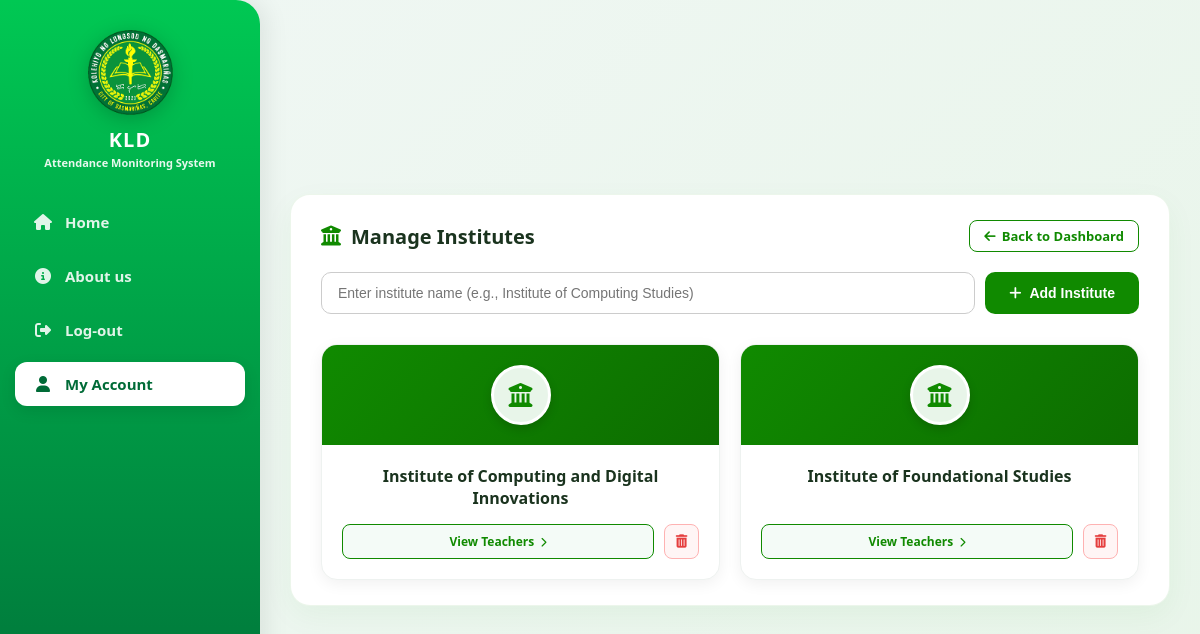
The page /manage_teachers.php (signed in) on the database its author committed.
### tables this page shows
CREATE TABLE `institutes` (
  `id` int(11) NOT NULL,
  `institute_name` varchar(255) NOT NULL
);

### manage_teachers.php (the view, shortened to what this page needs)
<?php
require_once 'db_connect.php';
$institutes_result = $conn->query("SELECT * FROM institutes");
?>
<!DOCTYPE html>
<html lang="en">
<head>
    <link rel="stylesheet" href="https://cdnjs.cloudflare.com/ajax/libs/font-awesome/6.4.0/css/all.min.css">
    <link rel="stylesheet" href="style.css?v=<?php echo time(); ?>">
</head>
<body>
    <nav>
        <div class="logo-container">
            <img src="kld-logo.png" alt="KLD Logo" class="sidebar-logo">
            <h3 class="brand-title">KLD</h3>
            <span class="brand-subtitle">Attendance Monitoring System</span>
        </div>
        <div class="nav-links">
            <a href="admin_dashboard.php"><i class="fa-solid fa-house"></i> Home</a>
            <a href="about.php"><i class="fa-solid fa-circle-info"></i> About us</a>
            <a href="logout.php"><i class="fa-solid fa-right-from-bracket"></i> Log-out</a>
            <a href="admin_dashboard.php" class="active"><i class="fa-solid fa-user"></i> My Account</a>
        </div>
    </nav>
    <main class="main-wrapper">
        <div class="styled-card">
            <div class="section-header-top">
                <h3><i class="fa-solid fa-building-columns" style="color: #108a00;"></i> Manage Institutes</h3>
                <a href="admin_dashboard.php" class="btn-back">
                    <i class="fa-solid fa-arrow-left"></i> Back to Dashboard
                </a>
            </div>
            <form action="manage_teachers.php" method="POST" class="add-form-container">
                <input type="text" name="institute_name" placeholder="Enter institute name (e.g., Institute of Computing Studies)" required>
                <button type="submit" name="add_institute" class="btn-add">
                    <i class="fa-solid fa-plus"></i> Add Institute
                </button>
            </form>
            <div class="cards-grid">
                <?php if ($institutes_result && $institutes_result->num_rows > 0): ?>
                    <?php while($inst = $institutes_result->fetch_assoc()): ?>
                        <div class="program-card">
                            <div class="program-card-banner">
                                <div class="program-card-icon">
                                    <i class="fa-solid fa-building-columns"></i>
                                </div>
                            </div>
                            <div class="program-card-body">
                                <h4><?php echo htmlspecialchars($inst['institute_name']); ?></h4>
                                <div class="card-actions">
                                    <a href="view_teachers.php?institute_id=<?php echo $inst['id']; ?>" class="btn-view">
                                        View Teachers <i class="fa-solid fa-chevron-right" style="font-size: 10px;"></i>
                                    </a>
                                    <form action="manage_teachers.php" method="POST" onsubmit="return confirm('Sigurado ka bang gusto mong burahin ang institutong ito?');" style="margin:0;">
                                        <button type="submit" name="delete_institute" class="btn-delete-icon" title="Delete Institute">
                                            <i class="fa-solid fa-trash-can"></i>
                                        </button>
                                    </form>
                                </div>
                            </div>
                        </div>
                    <?php endwhile; ?>
                <?php else: ?>
                    <p style="color: #666; font-size: 14px; grid-column: 1 / -1; text-align: center; padding: 20px;">Wala pang nakarehistrong institute.</p>
                <?php endif; ?>
            </div>
        </div>
    </main>
</body>
</html>

### style.css (style rules this page uses)
* { margin: 0; padding: 0; box-sizing: border-box; }
html, body { width: 100%; min-height: 100vh; }
body { font-family: 'Segoe UI', Tahoma, Geneva, Verdana, sans-serif; color: #1e293b; display: flex; background-color: #f0f4f3; background-image: radial-gradient(circle at 95% 5%, rgba(0, 191, 99, 0.08) 0%, transparent 40%), radial-gradient(circle at 40% 90%, rgba(0, 191, 99, 0.05) 0%, transparent 40%); }
nav { width: 260px; height: 100vh; background: linear-gradient(180deg, #00c853 0%, #006b37 100%); padding: 30px 15px; display: flex; flex-direction: column; align-items: center; position: fixed; top: 0; left: 0; border-radius: 0 24px 24px 0; box-shadow: 6px 0 25px rgba(0, 0, 0, 0.08); z-index: 100; }
.logo-container { margin-bottom: 30px; text-align: center; width: 100%; }
.sidebar-logo { width: 85px; height: auto; filter: drop-shadow(0 4px 10px rgba(0, 0, 0, 0.2)); }
.brand-title { color: #ffffff; font-size: 20px; font-weight: 800; letter-spacing: 1px; margin-top: 6px; }
.brand-subtitle { color: rgba(255, 255, 255, 0.9); font-size: 11px; font-weight: 600; display: block; white-space: nowrap; margin-top: 2px; }
.nav-links { display: flex; flex-direction: column; gap: 10px; width: 100%; }
.nav-links a { color: rgba(255, 255, 255, 0.88); text-decoration: none; font-size: 15px; font-weight: 600; padding: 12px 18px; border-radius: 12px; display: flex; align-items: center; gap: 12px; transition: all 0.3s ease; }
.nav-links a i { font-size: 16px; width: 20px; text-align: center; }
.nav-links a.active { background: #ffffff; color: #006b37; box-shadow: 0 5px 15px rgba(0, 0, 0, 0.1); }
.main-wrapper { margin-left: 260px; width: calc(100% - 260px); min-height: 100vh; display: flex; align-items: center; justify-content: center; padding: 40px 20px; }

### rows shown on the page
institutes: institute_name "Institute of Computing and Digital Innovations"
institutes: institute_name "Institute of Foundational Studies"
